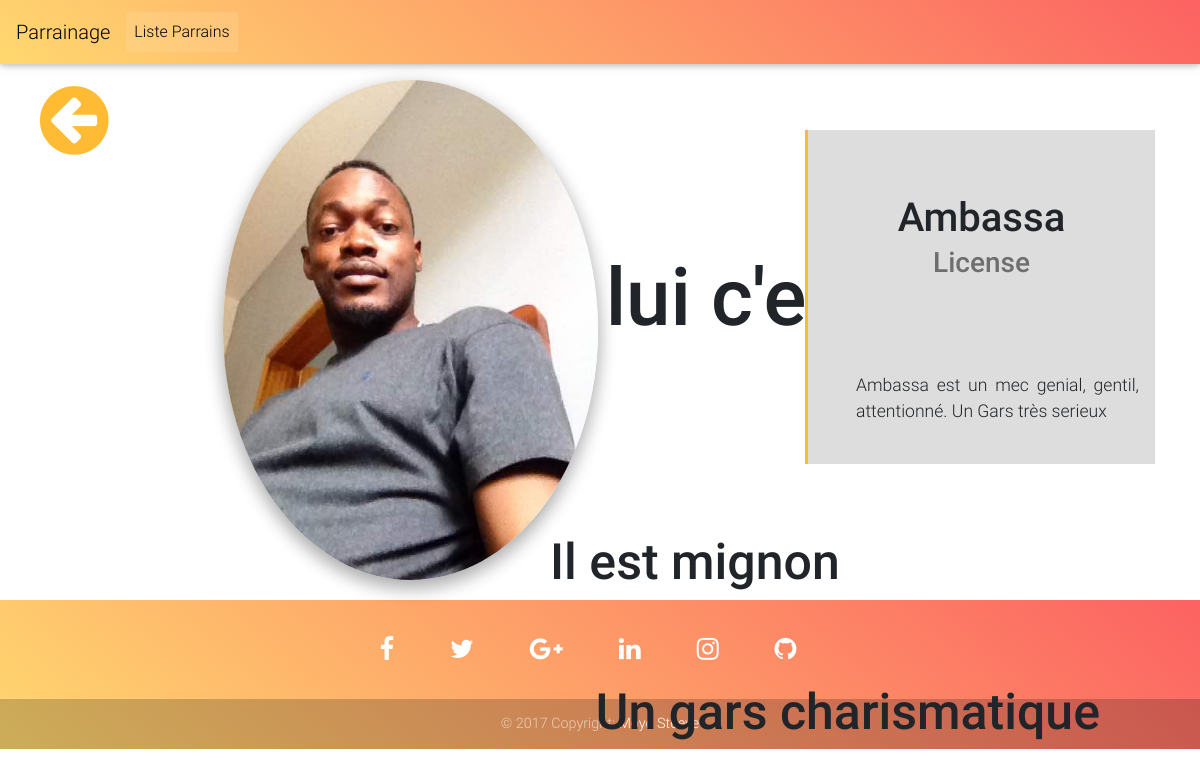
The page /parrain/81 on the database its author committed.
### ParrainageApp/models.py (models this page shows, shortened)
class Personne(models.Model):
    noms = models.CharField(max_length = 30, null = True)
    age = models.IntegerField(default=20)
    photo = models.ImageField(upload_to = 'ParrainageApp/static/ParrainageApp/img/', null = True, blank = True, default = 'ParrainageApp/static/ParrainageApp/img/PEGGY.jpg')
    Filiaire = models.ForeignKey(Filiaire)
    sexe = models.CharField(max_length = 20, null = True)
    def logo(self):
        chaine= str(self.photo)
        return chaine[13:len(chaine)]
    class Meta:
        abstract = True

class Parrain(Personne):
    description = models.TextField()
    filleul = models.ManyToManyField(Filleuil, blank= True)

class Filiaire(models.Model):
    nom = models.CharField(max_length = 30)
    def __str__(self):
        return self.nom

### ParrainageApp/views.py (the view)
# urls.py: url(r'^parrain/(?P<parrain_id>[0-9]+)$', views.parrain, name='parrain'),
def parrain(request, parrain_id):
    parrain = Parrain.objects.get(id= parrain_id)
    return render(request, 'ParrainageApp/parrain.html', {
        'parrain' : parrain,
    })

### ParrainageApp/templates/ParrainageApp/parrain.html (shortened to what this page needs)
{% extends "ParrainageApp/base.html" %}
{% block main%}
<div class="container " style="margin-top:80px;" >
    <section class="section team-section text-center ">
    {% if parrain.sexe == "Homme" %}
    <div id="mydiv2">
        <h1 class="font-bold wow fadeInRight" data-wow-delay="1.7s" style="font-size:50px;position:absolute;bottom:200px;left:550px;">Il est mignon</h1>
    </div>
    <div id = "mydiv3">
        <h1 class="font-bold wow fadeInLeft" data-wow-delay="3s" style="font-size:50px;position:absolute;right:100px;bottom:50px;">Un gars charismatique</h1>
    </div>
    <div id = "mydiv4">
            <h1 class="font-bold wow fadeInRight" data-wow-delay="4.5s" style="font-size:80px;position:absolute;right:150px;top:250px;bottom:50px;left:150px;">C'est bien lui c'est ...</h1>
    </div>
    {% endif %}
    <div class="row text-center">
        <div class="col-md-8" style="margin:auto;">
            <a href = "/" class="fa fa-arrow-circle-left fa-5x wow fadeInLeft" style="color:#ffbb33;position:absolute;left:10px;" data-wow-delay="6.5s"></a>
            <div class="testimonial">
                    <img src="{{parrain.logo}}" data-wow-delay="6.4s" class="wow fadeInRight rounded-circle z-depth-2 img-fluid" style="height:500px;">
            </div>
        </div>
        <div class="col-md-4" style="margin-top:50px;">
        <blockquote class="blockquote bq-warning wow fadeInLeft" style="background-color:#ddd;" data-wow-delay="6.5s">
            <h1 class="section-heading h1 pt-4 wow fadeInLeft" data-wow-delay="6.5s">{{parrain.noms}}</h1>
            <h3 class="mb-3 font-bold grey-text wow fadeInLeft" style="position:relative;top:-60px;"data-wow-delay="6.5s">{{parrain.Filiaire}}</h3>
            <p class="text-justify wow fadeInLeft"  data-wow-delay="6.5s"> {{parrain.description}} </p>
        </blockquote>
        </div>
    </div>
    </section>
</div>
{% endblock%}

### rows shown on the page
Parrain: logo (picture), noms "Ambassa", Filiaire "License", description "Ambassa est un mec genial, gentil, attentionné. Un Gars très serieux"
